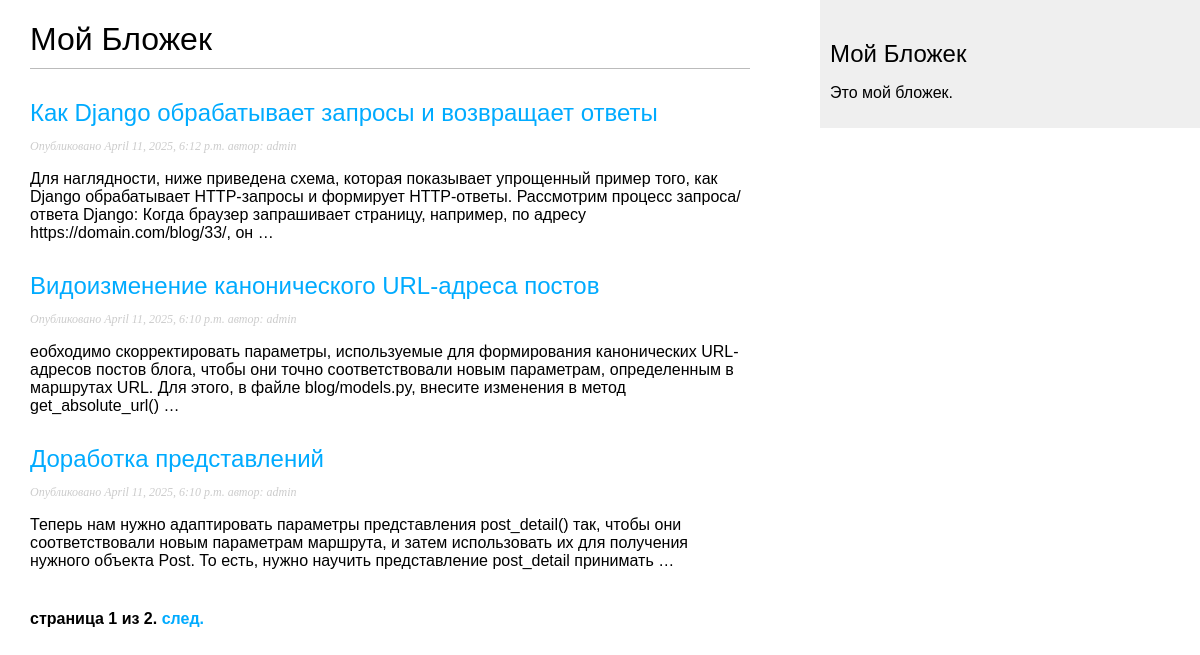
Screenshot of /blog/ with the database file from the repository.
### blog/models.py (models this page shows, shortened)
class Post(models.Model):
    class Status(models.TextChoices):
        DRAFT = "DF", "Draft"
        PUBLISHED = "PB", "Published"
    title = models.CharField(max_length=250)
    slug = models.SlugField(max_length=250, unique_for_date="publish")
    author = models.ForeignKey(
        User, on_delete=models.CASCADE, related_name="blog_posts"
    )
    body = models.TextField()
    publish = models.DateTimeField(default=timezone.now)
    created = models.DateTimeField(auto_now_add=True)
    updated = models.DateTimeField(auto_now=True)
    status = models.CharField(
        max_length=2, choices=Status.choices, default=Status.DRAFT
    )
    objects = models.Manager()  # менеджер, применяемый по умолчанию
    published = PublishedManager()  # пользовательский менеджер
    class Meta:
        ordering = ["-publish"]
        indexes = [
            models.Index(fields=["-publish"]),
        ]
    def get_absolute_url(self):
        return reverse(
            "blog:post_detail",
            args=[self.publish.year, self.publish.month, self.publish.day, self.slug],
        )

### blog/views.py (the view)
# urls.py: path('', views.post_list, name='post_list'),
def post_list(request):
    post_list = Post.published.all()
    paginator = Paginator(post_list, 3)
    page_number = request.GET.get("page", 1)
    try:
        posts = paginator.page(page_number)
    except PageNotAnInteger:
        posts = paginator.page(1)
    except EmptyPage:
        posts = paginator.page(paginator.num_pages)
    return render(request, "blog/post/list.html", {"posts": posts})

### blog/models.py (called while the page is built)
    def get_queryset(self):
        return super().get_queryset().filter(status=Post.Status.PUBLISHED)

### templates/blog/post/list.html (shortened to what this page needs)
{% extends "blog/base.html" %}
{% block content %}
    <h1>Мой Бложек</h1>
    {% for post in posts %}
        <h2>
            <a href="{{ post.get_absolute_url }}"> {{ post.title }}</a>
        </h2>
        <p class="date">
            Опубликовано {{ post.publish }} автор: {{ post.author }}
        </p>
        {{ post.body|truncatewords:30|linebreaks }}
    {% endfor %}
    {% include 'pagination.html' with page=posts %}
{% endblock %}

### rows the page displays
Post: title "Как Django обрабатывает запросы и возвращает ответы", publish "April 11, 2025, 6:12 p.m.", author "admin", body "Для наглядности, ниже приведена схема, которая показывает упрощенный пример того, как Django обрабатывает HTTP-запросы и формирует HTTP-ответы. Рассмотрим процесс запроса/ответа Django: Когда браузер запрашивает страницу, например, по адресу https://domain.com/blog/33/, он …"
Post: title "Видоизменение канонического URL-адреса постов", publish "April 11, 2025, 6:10 p.m.", author "admin", body "еобходимо скорректировать параметры, используемые для формирования канонических URL-адресов постов блога, чтобы они точно соответствовали новым параметрам, определенным в маршрутах URL. Для этого, в файле blog/models.py, внесите изменения в метод get_absolute_url() …"
Post: title "Доработка представлений", publish "April 11, 2025, 6:10 p.m.", author "admin", body "Теперь нам нужно адаптировать параметры представления post_detail() так, чтобы они соответствовали новым параметрам маршрута, и затем использовать их для получения нужного объекта Post. То есть, нужно научить представление post_detail принимать …"

### other values shown
{{ page.number }} "1"
{{ page.paginator.num_pages }} "2"
